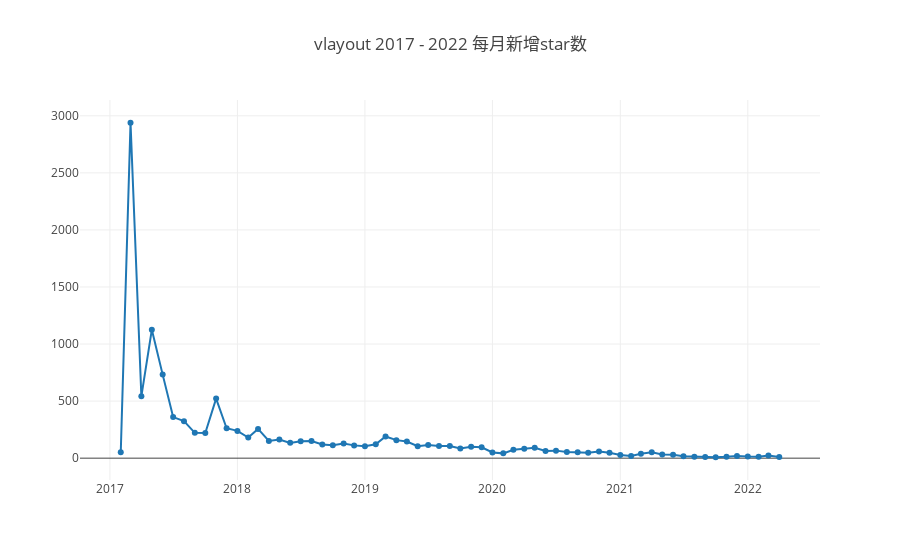

The cell this chart's notebook holds for it:
### Markdown cell above
### 1.1 每月新增的star数

### Code cell
var startYear = 2017, endYear = 2022;
var years = [];
for (var y = startYear; y <= endYear; y++) years.push(y);
Promise.all(
    years.map(year => { return openDigger.driver.clickhouse.query(`
    select formatDateTime(created_at, '%Y-%m') as m, count(*) as cnt
    from github_log.year${year} 
    where repo_name = 'alibaba/vlayout'
    and type='WatchEvent'
    group by formatDateTime(created_at, '%Y-%m')
    order by formatDateTime(created_at, '%Y-%m')
    `)})
).then(
    data => {
    // console.log(data);
    data1 = data.reduce(function (a, b) { return a.concat(b)} );
    console.log(data1)
    openDigger.render.plotly([
        {y: data1.map(d => d.cnt), x: data1.map(d => d.m), mode: 'lines+markers', name: 'activity'}
    ], {title: `vlayout ${startYear} - ${endYear} 每月新增star数`});  
})

### Figure 1 — Plotly figure (JSON) as saved in the notebook; plotly's stock layout.template omitted (floating-point values rounded to 4 significant figures)
{"data": [{"mode": "lines+markers", "name": "activity", "x": ["2017-02", "2017-03", "2017-04", "2017-05", "2017-06", "2017-07", "2017-08", "2017-09", "2017-10", "2017-11", "2017-12", "2018-01", "2018-02", "2018-03", "2018-04", "2018-05", "2018-06", "2018-07", "2018-08", "2018-09", "2018-10", "2018-11", "2018-12", "2019-01", "2019-02", "2019-03", "2019-04", "2019-05", "2019-06", "2019-07", "2019-08", "2019-09", "2019-10", "2019-11", "2019-12", "2020-01", "2020-02", "2020-03", "2020-04", "2020-05", "2020-06", "2020-07", "2020-08", "2020-09", "2020-10", "2020-11", "2020-12", "2021-01", "2021-02", "2021-03", "2021-04", "2021-05", "2021-06", "2021-07", "2021-08", "2021-09", "2021-10", "2021-11", "2021-12", "2022-01", "2022-02", "2022-03", "2022-04"], "y": ["51", "2939", "542", "1126", "732", "360", "324", "222", "220", "522", "262", "239", "181", "256", "151", "164", "134", "148", "151", "120", "114", "128", "112", "105", "121", "190", "158", "146", "105", "115", "106", "106", "85", "101", "95", "50", "42", "73", "83", "91", "63", "66", "53", "51", "48", "58", "47", "28", "20", "39", "51", "32", "29", "16", "12", "11", "8", "12", "19", "14", "12", "23", "10"]}], "layout": {"autosize": true, "title": {"text": "vlayout 2017 - 2022 每月新增star数"}, "xaxis": {"autorange": true, "range": ["2016-10-09 19:25:16.8174", "2022-07-24 04:34:43.1826"], "type": "date"}, "yaxis": {"autorange": true, "range": [-233.9, 3181.0], "type": "linear"}}}
